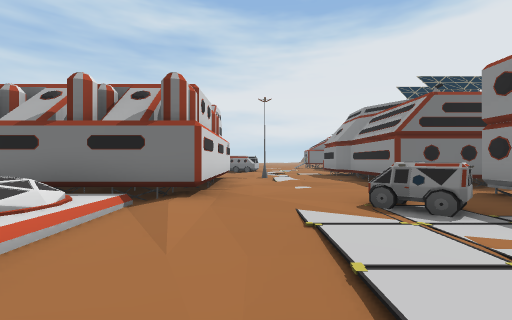
View 1 (above)

24 first-person views from a walk through a scene from a Unity 3-D project. The camera is 1.4 m above the floor, looks level and sees 90° across. The floor is counted in squares, 2 m on a side. Each view is taken from the middle of a square. On the plan, view 1 faces up. The plan holds only what a view shows up to about 9 squares ahead; the rest is blank. The place goes on beyond the plan. The player character is not drawn.

View 2
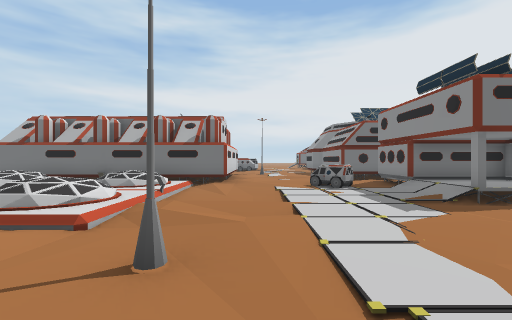

View 3
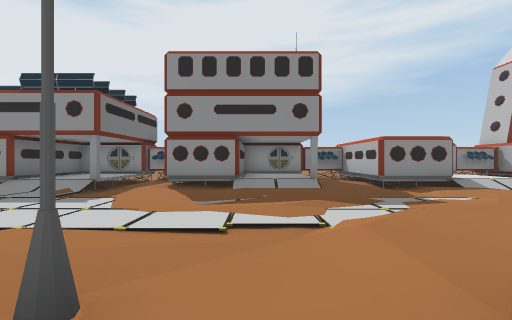

View 4
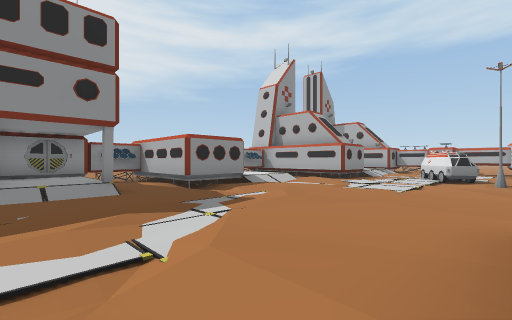

View 5
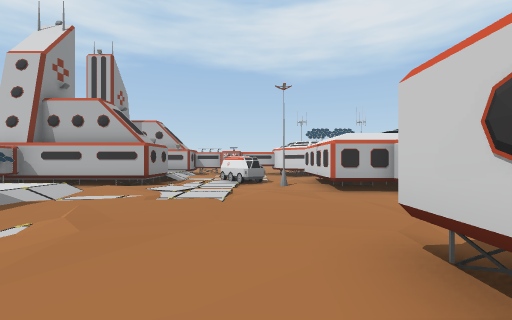

View 6
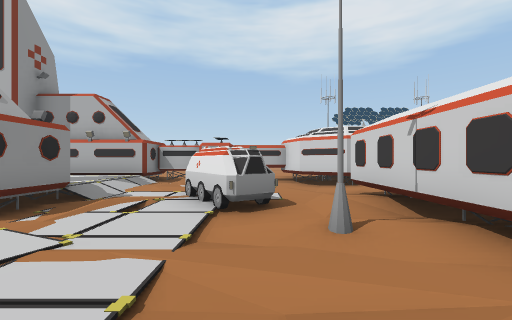

View 7
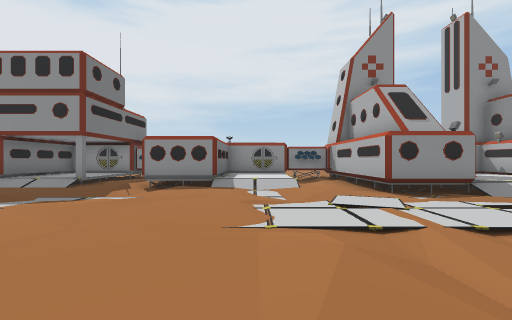

View 8
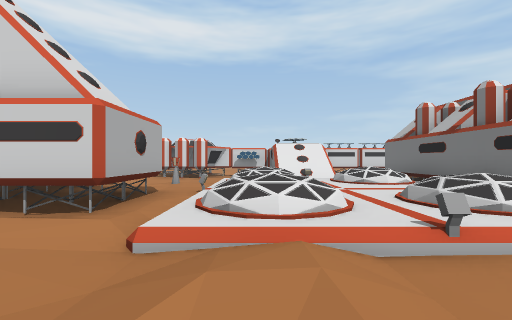

View 9
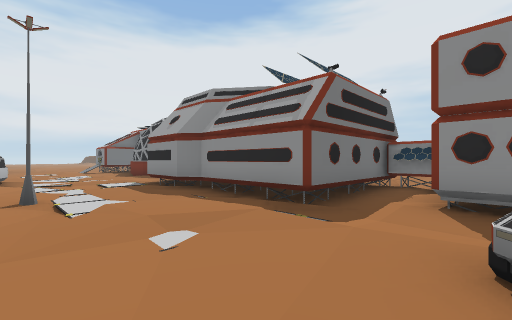

View 10
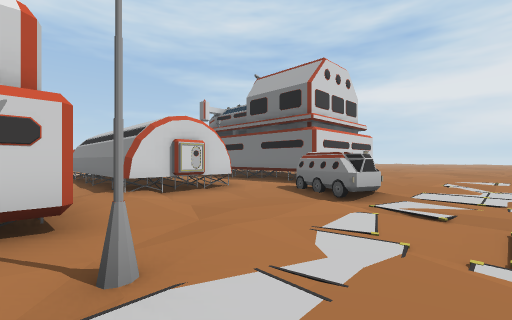

View 11
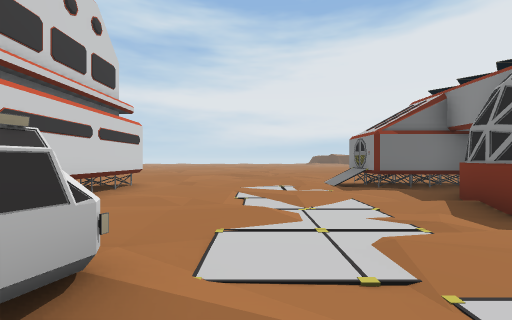

View 12
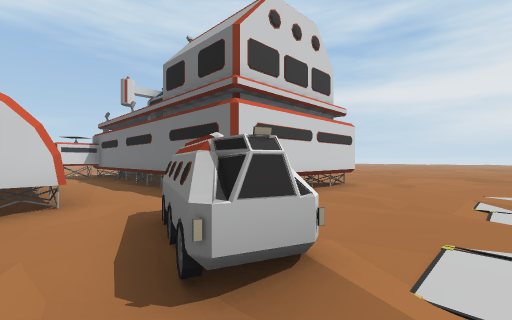

View 13
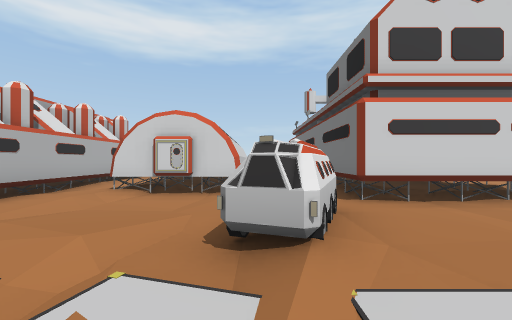

View 14
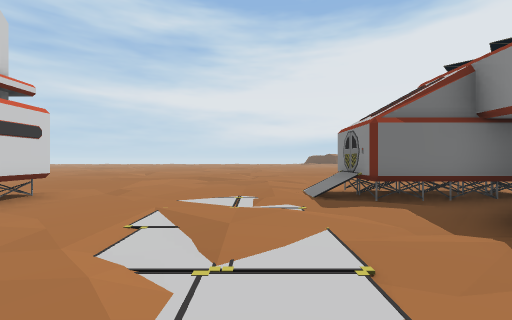

View 15
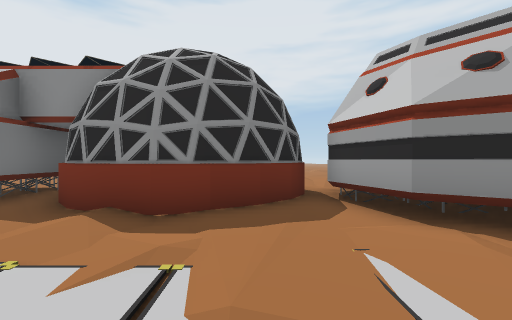

View 16
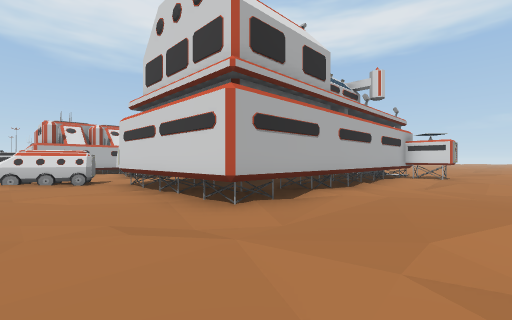

View 17
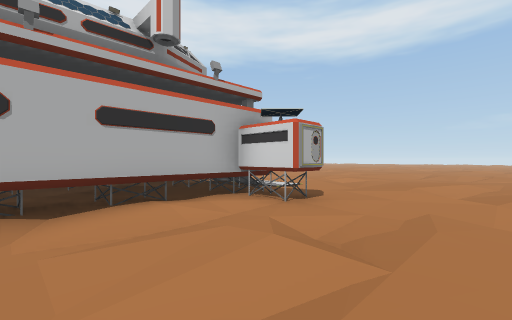

View 18
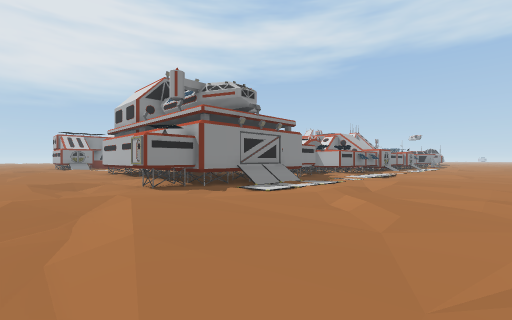

View 19
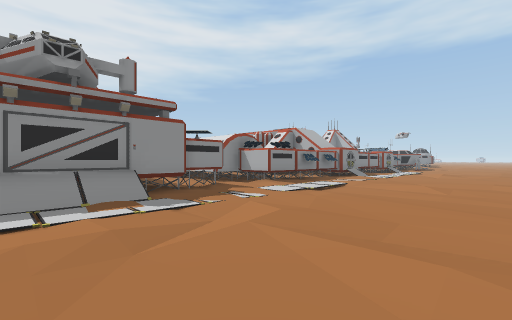

View 20
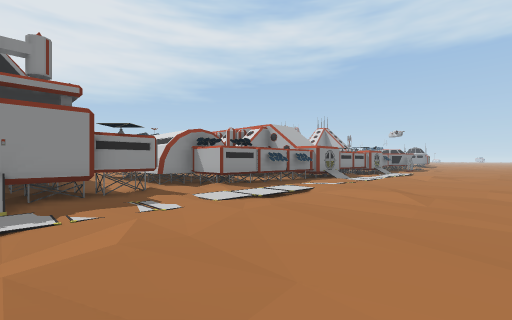

View 21
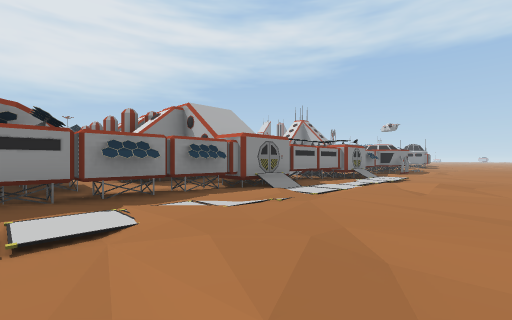

View 22
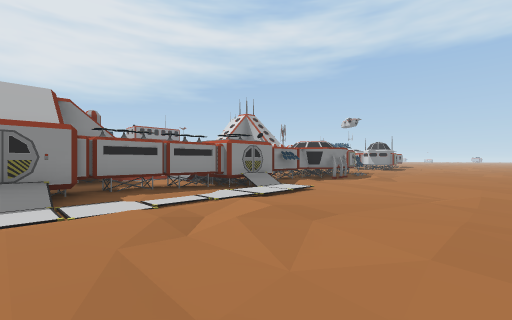

View 23
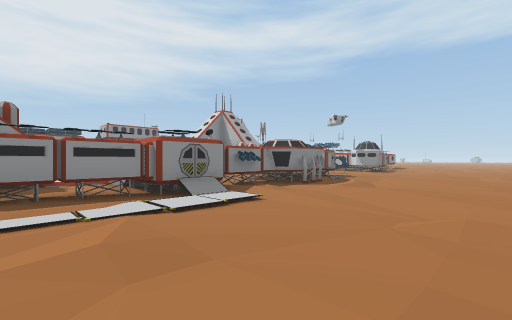

View 24
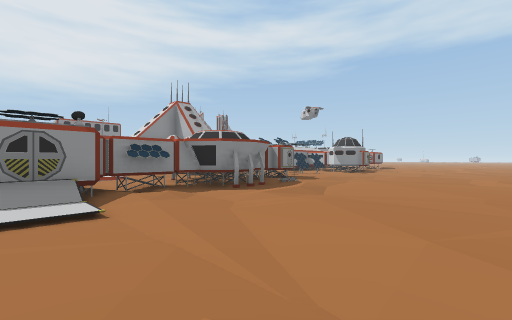

### Floor plan
Key: @ floor where view 1 was taken; # wall or solid block; x gap in a wall; . main floor; : floor 0.25 m higher than the main floor; + floor 0.5 m higher than the main floor; * floor 0.75 m higher than the main floor; % floor 1 m higher than the main floor; & floor 1.75 m higher than the main floor; $ floor 2.75 m higher than the main floor; / step, stairs or slope; = window, fence, low wall or low ledge; ^ raised ledge; O other object.
Columns run from 18 left of view 1 to 10 right of it. Each row starts with its distance up from view 1.
 24 ....//:.......  /:.....
 23 ...:///..//...:///..//.::
 22 ....::...//....::.../...:::.
 21  ./.../=.///./......//#^^#..
 20  .:/...#^^^^^^^^...../#^^^
 19  :.././##^^^^^ ^...../:.:#
 18  ..././## ^    ^....:/.#
 17  :::../##^   ^^^......:#
 16  .///..#^^^^^^^^..:/...#
 15  ::....#...:::..OO/..::##
 14  .....///........OO.....#
 13  ....///.#  ###..//.//###
 12  ..../.###  ###.../...##
 11  ..://.########///:./##
 10  /./...# :.:/./...:.:##
  9  .....:#    ######....#
  8  ....:.#         #..:/#
  7  ...../#         #.::/#### ::
  6  ./.:..#         #:.:/...##/:
  5  /::..:#      ####:::.:./#
  4  ..//..#########/...O.#  #
  3  ....//  ..%*:*///..O.####
  2  ....//x$&=#::::=...../++#
  1  /...//     : ://./..//==#
  0  .//.//  ..%* ////@...//.#
 -1  :::/./  .::://///....:#
 -2  ..././  O.O ###.#...:.###
 -3  :..///  O.. ^^#....:./++#
 -4  ::..:O=    ^#^   ///:/++#
 -5  :::/.:#     ^   #....//:#
 -6  //:/.:         =#:.://####
 -7  /.../          .::::./###
 -8  :.//           .....:/###
 -9  .:            ......./++#
-10  :/            ..//./////#
-11               ###/...././#
-12                 #:/...#####
-13                 #/O./.#
-14                 #.OO./++
-15                .... :/++
-16                ##.  ./+++
-17                 ##. /.####
-18                  ######

Where each view was taken, in squares from view 1:
view 1: 0 up, 0 right, facing up
view 2: 4 down, 0 right, facing up
view 3: 3 down, 2 left, facing right
view 4: 3 down, 1 left, facing down-right
view 5: 4 down, 0 right, facing down
view 6: 9 down, 0 right, facing down
view 7: 9 down, 2 left, facing right
view 8: 0 up, 0 right, facing left
view 9: 4 up, 0 right, facing up-right
view 10: 9 up, 2 right, facing up-left
view 11: 13 up, 1 right, facing up
view 12: 13 up, 1 right, facing up-left
view 13: 14 up, 2 right, facing left
view 14: 15 up, 2 right, facing up
view 15: 15 up, 1 right, facing right
view 16: 23 up, 0 right, facing down-left
view 17: 24 up, 7 left, facing down-left
view 18: 24 up, 17 left, facing down-right
view 19: 19 up, 17 left, facing down-right
view 20: 17 up, 17 left, facing down-right
view 21: 12 up, 16 left, facing down-right
view 22: 7 up, 17 left, facing down-right
view 23: 5 up, 17 left, facing down-right
view 24: 2 up, 17 left, facing down-right
